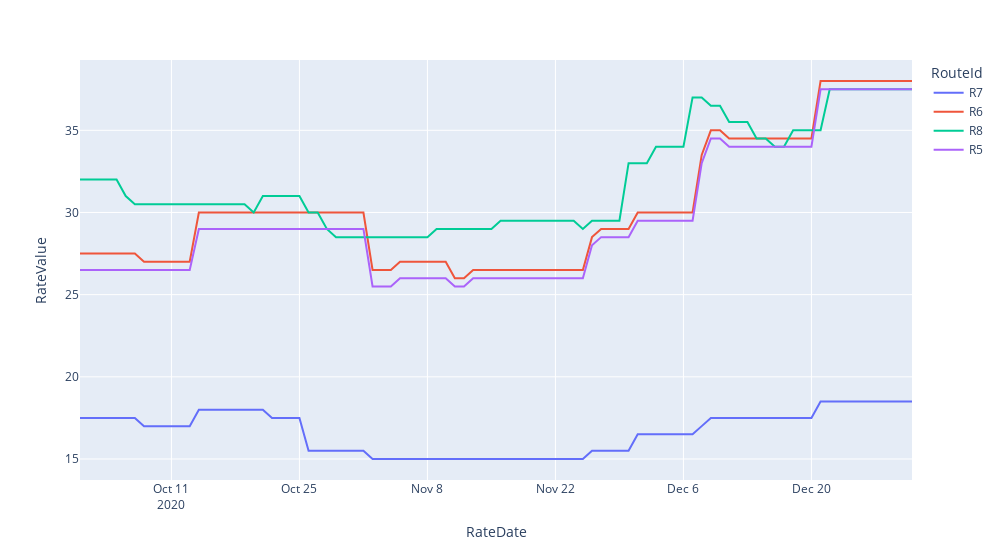

Notebook cell for this chart:
### Markdown cell above
We can also see how market rates evolve on the routes of a certain vessel class for a given time period.
Below we plot the VLCC market rates in WS from October through December 2020.

### Code cell
import warnings
warnings.filterwarnings('ignore')

vlcc_rates = mr_api.get_market_rates(start_date=date(2020, 10, 1),
                                end_date=date(2020, 12, 31),
                                vessel_class_id=84,
                                cargo_id=CargoId.DIRTY)
line_chart(create_dataframe(vlcc_rates), 'RateDate', "RateValue", "RouteId")
